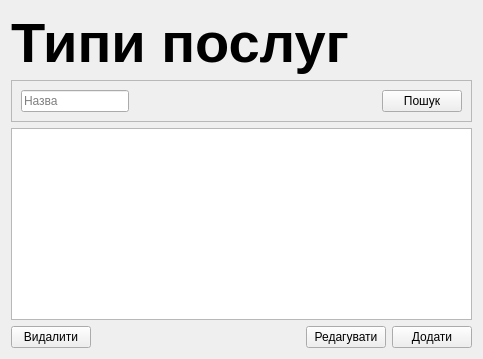
          <widget class="QWidget" name="page_types_of_services">
           <layout class="QVBoxLayout" name="verticalLayout_10">
            <item>
             <widget class="QLabel" name="label_types_of_services_title">
              <property name="font">
               <font>
                <pointsize>42</pointsize>
                <bold>true</bold>
               </font>
              </property>
              <property name="frameShape">
               <enum>QFrame::NoFrame</enum>
              </property>
              <property name="frameShadow">
               <enum>QFrame::Plain</enum>
              </property>
              <property name="lineWidth">
               <number>1</number>
              </property>
              <property name="text">
               <string>Типи послуг</string>
              </property>
             </widget>
            </item>
            <item>
             <widget class="QFrame" name="frame_7">
              <property name="frameShape">
               <enum>QFrame::StyledPanel</enum>
              </property>
              <property name="frameShadow">
               <enum>QFrame::Raised</enum>
              </property>
              <layout class="QHBoxLayout" name="horizontalLayout_6">
               <item>
                <widget class="QLineEdit" name="lineEdit_title_types_of_services_search">
                 <property name="placeholderText">
                  <string>Назва</string>
                 </property>
                </widget>
               </item>
               <item>
                <spacer name="horizontalSpacer_8">
                 <property name="orientation">
                  <enum>Qt::Horizontal</enum>
                 </property>
                 <property name="sizeHint" stdset="0">
                  <size>
                   <width>247</width>
                   <height>20</height>
                  </size>
                 </property>
                </spacer>
               </item>
               <item>
                <widget class="QPushButton" name="pushButton_types_of_services_search">
                 <property name="text">
                  <string>Пошук</string>
                 </property>
                </widget>
               </item>
              </layout>
             </widget>
            </item>
            <item>
             <widget class="QListView" name="listView_types_of_services">
              <property name="editTriggers">
               <set>QAbstractItemView::NoEditTriggers</set>
              </property>
              <property name="selectionBehavior">
               <enum>QAbstractItemView::SelectRows</enum>
              </property>
             </widget>
            </item>
            <item>
             <layout class="QHBoxLayout" name="horizontalLayout_5">
              <item>
               <widget class="QPushButton" name="pushButton_types_of_services_del">
                <property name="text">
                 <string>Видалити</string>
                </property>
               </widget>
              </item>
              <item>
               <spacer name="horizontalSpacer_7">
                <property name="orientation">
                 <enum>Qt::Horizontal</enum>
                </property>
                <property name="sizeHint" stdset="0">
                 <size>
                  <width>40</width>
                  <height>20</height>
                 </size>
                </property>
               </spacer>
              </item>
              <item>
               <widget class="QPushButton" name="pushButton_ypes_of_services_edit">
                <property name="text">
                 <string>Редагувати</string>
                </property>
               </widget>
              </item>
              <item>
               <widget class="QPushButton" name="pushButton_types_of_services_add">
                <property name="text">
                 <string>Додати</string>
                </property>
               </widget>
              </item>
             </layout>
            </item>
           </layout>
          </widget>
